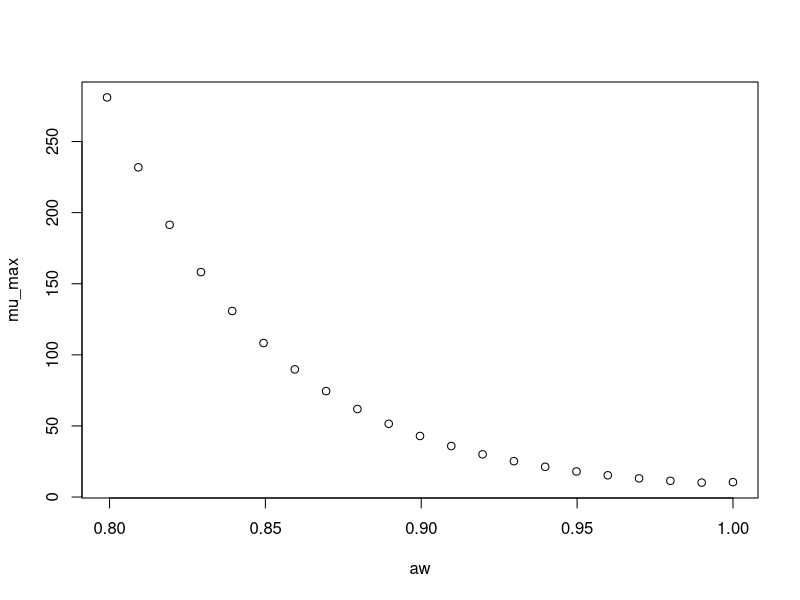

The R source for this figure:
#############################
# start of Parameter script
#############################
aw <- seq(0.799200799200799,0.999999,length.out=21)
#############################
# end of Parameter script
#############################
############################# 
# start of Model script Gropin ID 1354 
#############################
 
# constant coefficients for this model
 
variables <- data.frame(aw)
argumentsPar <- expand.grid(variables)
 
# heart of the model
response_surface <- function(aw) {
   mumax <-exp(2.351-2.531*sqrt(1-aw)+22.02*(sqrt(1-aw))^2)

return(mumax=mumax)
} 

# output parameters
mumax <- cbind(argumentsPar,response_surface(argumentsPar['aw']))
colnames(mumax) <- c(colnames(argumentsPar),'mumax')
#############################
# End of Model script
#############################
############################# 
# start of Visualisation script Gropin ID 1354 
#############################
plot(aw,mumax$mumax,
                          xlab='aw',
                          ylab='mu_max')
#############################
# End of Visualisation script
#############################
